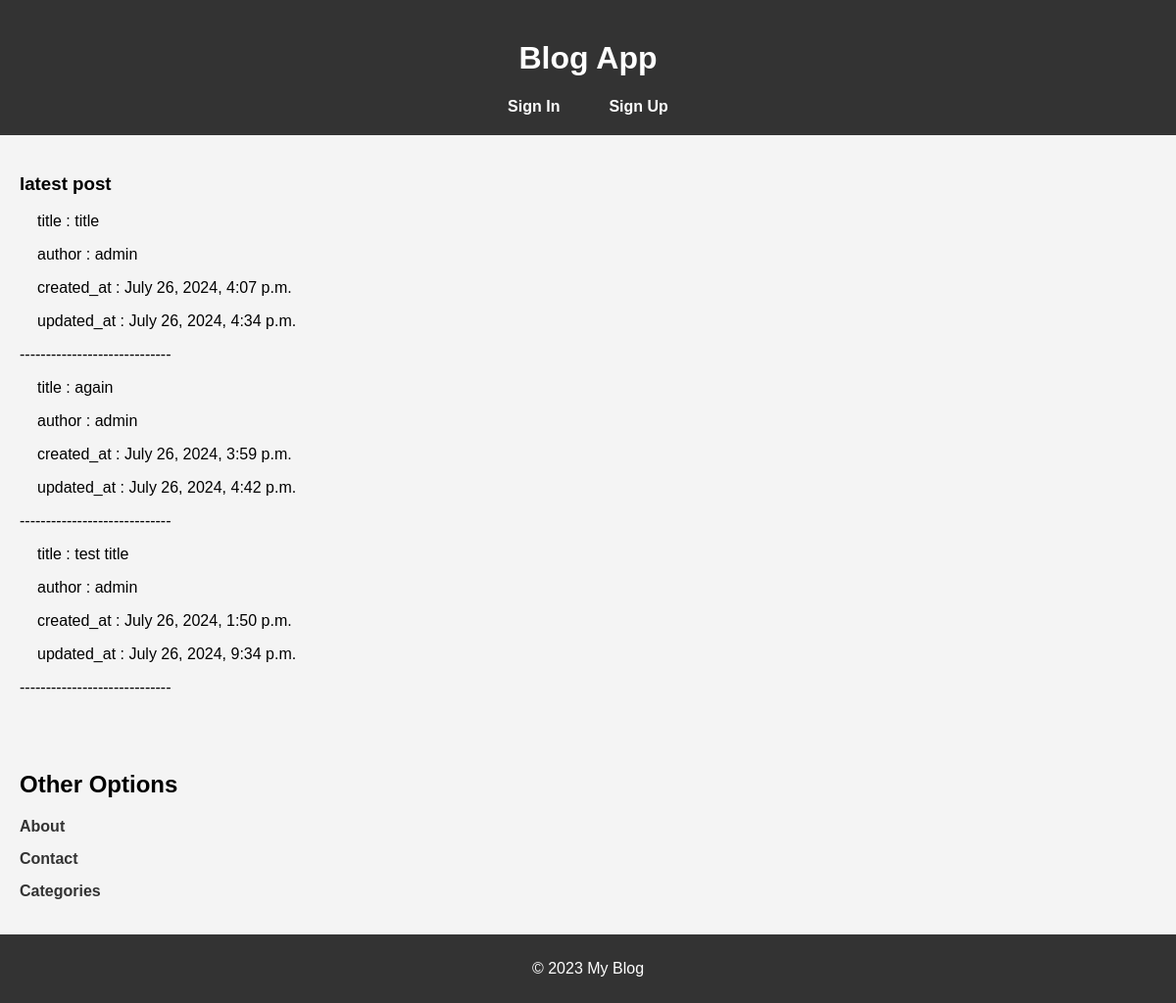
Screenshot of /mainpage/ with the database file from the repository.
### blogapp/models.py (models this page shows, shortened)
class BlogPost(models.Model):
    title = models.CharField(max_length=100)
    author = models.ForeignKey(
        CustomUsers, max_length=100, on_delete=models.CASCADE
    )
    created_at = models.DateTimeField(auto_now_add=True)
    updated_at = models.DateTimeField(auto_now=True)
    text = models.TextField()
    cate_gory = models.ForeignKey(
        Categories, on_delete=models.CASCADE,
        help_text="must be selected from existing options",
        default=None,
        null=True
    )
    images = models.ImageField( null=True, blank=True)
    class Meta:
        ordering = ['-created_at',]

### users/models.py (models this page shows)
class CustomUsers(AbstractBaseUser, PermissionsMixin):
    profile_pic = models.ImageField(upload_to='users/images') #for profile
    username_validator = UnicodeUsernameValidator()
    username = models.CharField(
        unique=True,
        validators=[username_validator,],
        max_length=59
    )
    email = models.EmailField(max_length=180)
    first_name = models.CharField(max_length=59, blank=True)
    last_name = models.CharField(max_length=59, blank=True)
    choices = (
        ('Male', 'male'),
        ('Female', 'female')
    )
    gender = models.CharField(max_length=10, choices=choices)
    is_staff = models.BooleanField(default=False)
    is_active = models.BooleanField(default=True)
    date_joined = models.DateTimeField(auto_now_add=True)
    objects = CustomUserManager()
    USERNAME_FIELD = 'username'
    REQUIRED_FIELDS = ['email']
    def __str__(self):
        return self.username

### blogapp/views.py (the view)
# urls.py: path('mainpage/', mainpage, name="mainpage"),
def mainpage(request):
    latest = BlogPost.objects.all()[:3]
    return render(request, 'blogapp/mainpage.html', {'latest':latest})

### templates/blogapp/mainpage.html (shortened to what this page needs)
{% load static %}
<!DOCTYPE html>
<html lang="en">
<head>
    <link rel="stylesheet" href="{% static  'blogapp/css/mainpage.css' %}">
</head>
<body>
    <header>
        <h1>Blog App</h1>
        <nav>
            <ul>
                <li><a href="{% url 'users:login' %}">Sign In</a></li>
                <li><a href="{% url 'users:signup' %}">Sign Up</a></li>
            </ul>
        </nav>
    </header>
    <main>
        <section class="latest-posts">
            <h3>latest post</h3>
            {% if latest %}
                {% for post in latest %}
                    <div class="latest" style="margin: 12px 18px;">
                        <p>title : {{post.title}} </p>
                        <p>author : {{post.author}} </p>
                        <p>created_at : {{post.created_at}} </p>
                        <p>updated_at : {{post.updated_at}} </p>
                    </div>
                    <p>-----------------------------</p>
                {% endfor %}
            {% else %}
                <p>no post available!</p>
            {% endif %}
        </section>
        <section class="other-options">
            <h2>Other Options</h2>
            <ul>
                <li><a href="#">About</a></li>
                <li><a href="#">Contact</a></li>
                <li><a href="#">Categories</a></li>
            </ul>
        </section>
    </main>
    <footer>
        <p>&copy; 2023 My Blog</p>
    </footer>
</body>
</html>

### static/blogapp/css/mainpage.css (style rules this page uses)
body { font-family: sans-serif; margin: 0; padding: 0; background-color: #f4f4f4; }
header { background-color: #333; color: #fff; padding: 20px 0; text-align: center; }
nav ul { list-style: none; margin: 0; padding: 0; display: flex; justify-content: center; }
nav ul li { margin: 0 10px; }
nav ul li a { color: #fff; text-decoration: none; font-weight: bold; padding: 10px 15px; border-radius: 5px; transition: background-color 0.3s ease; }
.latest-posts, .other-options { padding: 20px; }
.latest-posts h2, .other-options h2 { margin-bottom: 20px; }
.latest-posts ul, .other-options ul { list-style: none; margin: 0; padding: 0; }
.latest-posts ul li, .other-options ul li { margin-bottom: 15px; }
.latest-posts ul li a, .other-options ul li a { color: #333; text-decoration: none; font-weight: bold; }
footer { background-color: #333; color: #fff; text-align: center; padding: 10px 0; }
.latest { margin: 12px 18px; }

### rows the page displays
BlogPost: title "title", author "admin", created_at "July 26, 2024, 4:07 p.m.", updated_at "July 26, 2024, 4:34 p.m."
BlogPost: title "again", author "admin", created_at "July 26, 2024, 3:59 p.m.", updated_at "July 26, 2024, 4:42 p.m."
BlogPost: title "test title", author "admin", created_at "July 26, 2024, 1:50 p.m.", updated_at "July 26, 2024, 9:34 p.m."
